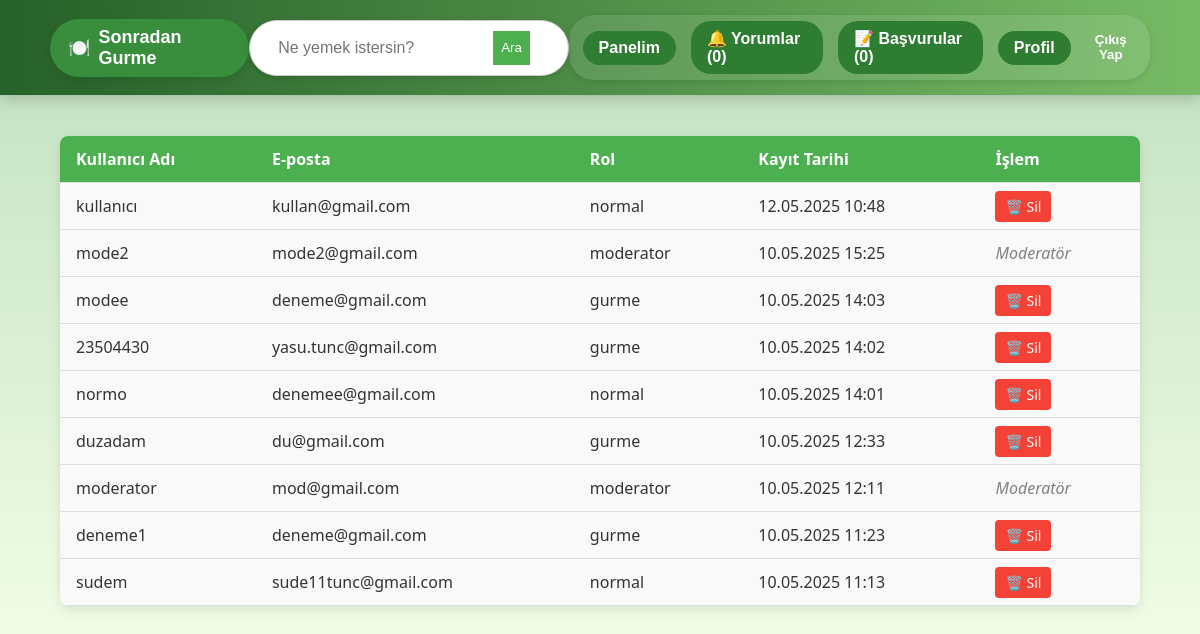
Before: /sgapp/moderator/kullanicilar/ (signed in) with the older database file.
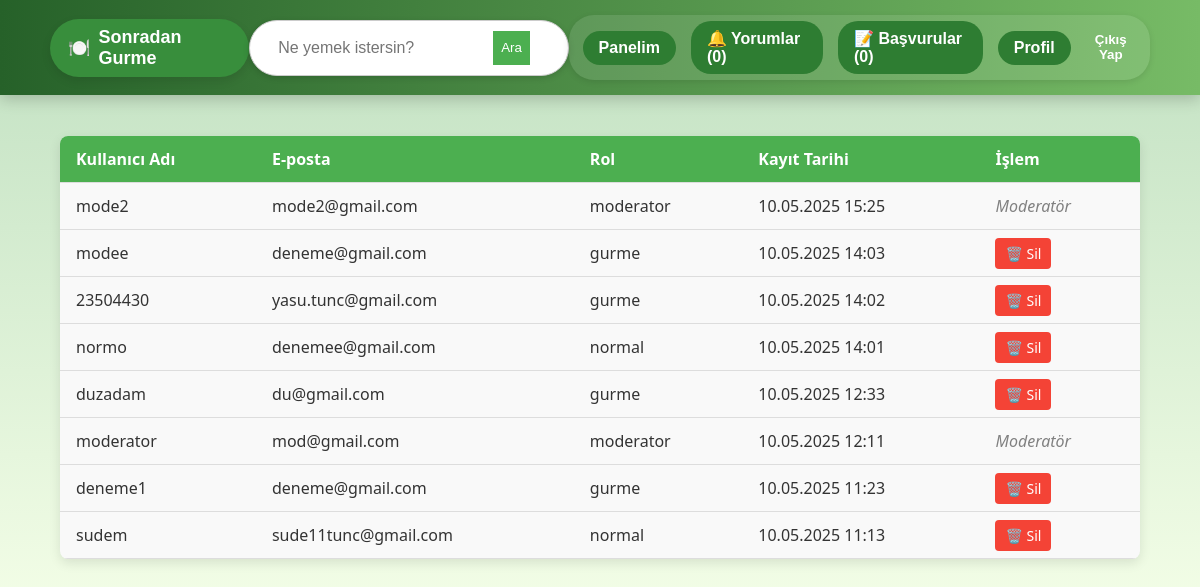
After: the same page with the newer database file.
### sgapp/models.py (models this page shows, shortened)
class User(AbstractUser):
    ROLE_CHOICES = (
        ('normal', 'Normal Kullanıcı'),
        ('gurme', 'Gurme'),
        ('moderator', 'Moderatör'),
    )
    role = models.CharField(max_length=10, choices=ROLE_CHOICES, default='normal')
    bio = models.TextField(blank=True)
    profile_picture = models.ImageField(upload_to='profiles/', null=True, blank=True)
    favorite_dish = models.CharField(max_length=100, blank=True, null=True)

### sgapp/views.py (the view)
# urls.py: path('moderator/kullanicilar/', views.kullanici_listesi_view, name='kullanici_listesi'),
@moderator_required
def kullanici_listesi_view(request):
    kullanicilar = User.objects.all().order_by('-date_joined')
    return render(request, 'moderator_kullanicilar.html', {'kullanicilar': kullanicilar})

### sgapp/context_processors.py (called while the page is built)
def moderator_bildirimler(request):
    if request.user.is_authenticated and request.user.role == 'moderator':
        bekleyen_yorum = Review.objects.filter(status='pending').count()
        bekleyen_basvuru = Application.objects.filter(status='pending').count()
        return {
            'bekleyen_yorum_sayisi': bekleyen_yorum,
            'bekleyen_basvuru_sayisi': bekleyen_basvuru,
        }
    return {}

### sgapp/views.py (called while the page is built)
def moderator_required(view_func):
    return user_passes_test(lambda u: u.is_authenticated and u.role == 'moderator')(view_func)

### templates/moderator_kullanicilar.html (shortened to what this page needs)
{% extends "base.html" %}
{% block content %}
<h2>👥 Kayıtlı Kullanıcılar</h2>
<table class="kullanici-tablosu">
  <tr>
    <th>Kullanıcı Adı</th>
    <th>E-posta</th>
    <th>Rol</th>
    <th>Kayıt Tarihi</th>
    <th>İşlem</th>
  </tr>
  {% for user in kullanicilar %}
  <tr>
    <td>{{ user.username }}</td>
    <td>{{ user.email }}</td>
    <td>{{ user.role }}</td>
    <td>{{ user.date_joined|date:"d.m.Y H:i" }}</td>
    <td>
      {% if user.role != "moderator" %}
        <a href="{% url 'kullanici_sil' user.id %}" class="sil-btn" onclick="return confirm('Silmek istediğine emin misin?')">🗑️ Sil</a>
      {% else %}
        <span class="gray-label">Moderatör</span>
      {% endif %}
    </td>
  </tr>
  {% endfor %}
</table>
{% endblock %}

Changed rows visible on the page:
removed User: username "kullanıcı", email "kullan@gmail.com", role "normal", date_joined "12.05.2025 10:48", shows "🗑️ Sil"
